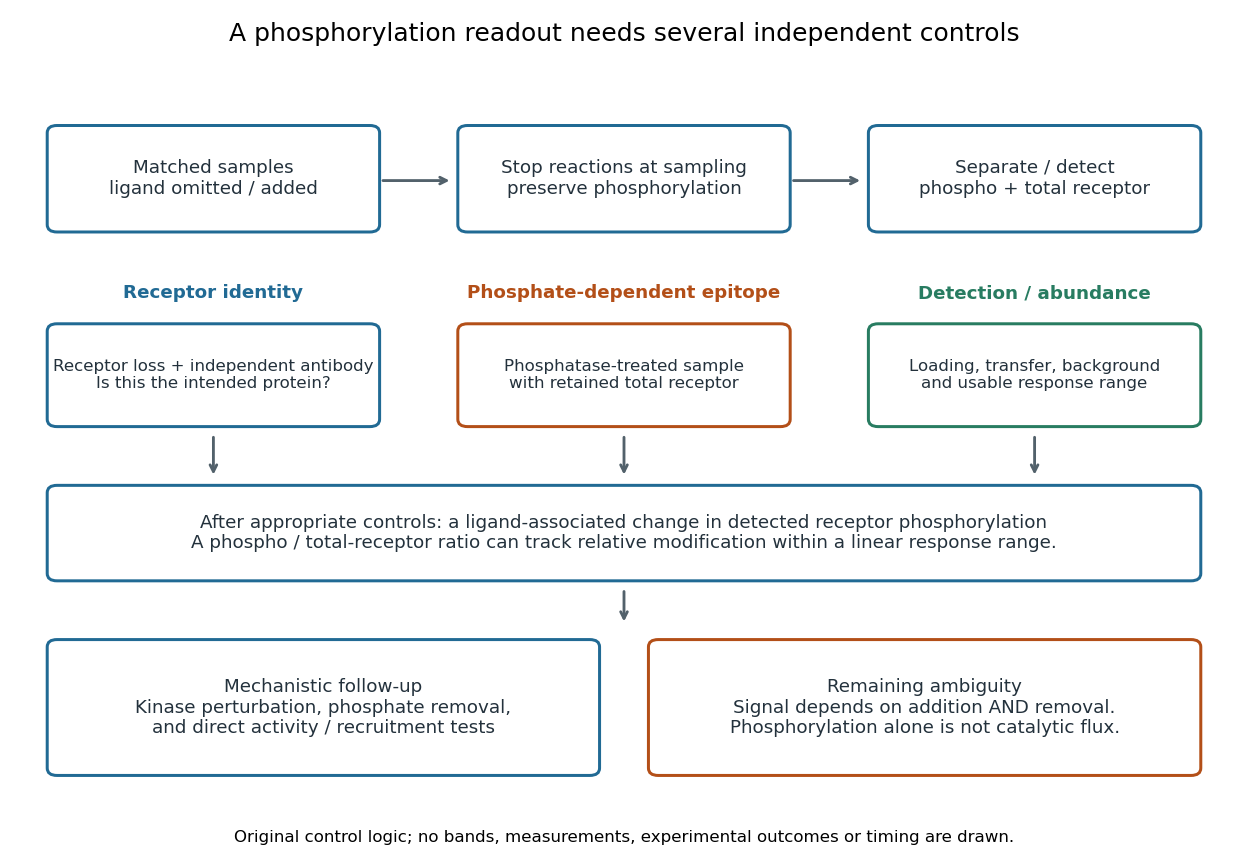

This chart was generated by the following Python code:
"""Draw assay inference and controls; write the matching PNG to the CWD.

Tested with Python 3.14.4, Matplotlib 3.10.7 and NumPy 2.3.5.
This is a reasoning diagram, not a blot image or a measured time course.
"""

from pathlib import Path

import matplotlib

matplotlib.use("Agg")
import matplotlib.pyplot as plt
from matplotlib.patches import FancyBboxPatch


def box(ax, x, y, width, height, text, color="#216a94", size=11):
    ax.add_patch(FancyBboxPatch((x, y), width, height, boxstyle="round,pad=0.10",
                               edgecolor=color, facecolor="white", lw=1.8))
    ax.text(x + width / 2, y + height / 2, text, ha="center", va="center", fontsize=size, color="#23313c")


def arrow(ax, start, end):
    ax.annotate("", end, start, arrowprops={"arrowstyle": "->", "lw": 1.7, "color": "#52616b"})


def main():
    fig, ax = plt.subplots(figsize=(10.4, 7.2))
    fig.patch.set_facecolor("white")
    fig.subplots_adjust(left=0.03, right=0.97, top=0.91, bottom=0.06)
    ax.set(xlim=(0, 12), ylim=(0, 10))
    ax.axis("off")
    fig.suptitle("A phosphorylation readout needs several independent controls", y=0.975, fontsize=15)
    box(ax, 0.2, 8.0, 3.2, 1.25, "Matched samples\nligand omitted / added")
    box(ax, 4.4, 8.0, 3.2, 1.25, "Stop reactions at sampling\npreserve phosphorylation")
    box(ax, 8.6, 8.0, 3.2, 1.25, "Separate / detect\nphospho + total receptor")
    arrow(ax, (3.5, 8.6), (4.25, 8.6))
    arrow(ax, (7.7, 8.6), (8.45, 8.6))
    controls = [
        (0.2, "Receptor identity", "Receptor loss + independent antibody\nIs this the intended protein?", "#216a94"),
        (4.4, "Phosphate-dependent epitope", "Phosphatase-treated sample\nwith retained total receptor", "#b34f18"),
        (8.6, "Detection / abundance", "Loading, transfer, background\nand usable response range", "#287c61"),
    ]
    for x, title, text, color in controls:
        ax.text(x + 1.6, 7.0, title, ha="center", fontsize=11, weight="bold", color=color)
        box(ax, x, 5.35, 3.2, 1.2, text, color, 10)
        arrow(ax, (x + 1.6, 5.15), (x + 1.6, 4.55))
    box(ax, 0.2, 3.25, 11.6, 1.1,
        "After appropriate controls: a ligand-associated change in detected receptor phosphorylation\nA phospho / total-receptor ratio can track relative modification within a linear response range.", size=11)
    arrow(ax, (6.0, 3.05), (6.0, 2.55))
    box(ax, 0.2, 0.6, 5.45, 1.65, "Mechanistic follow-up\nKinase perturbation, phosphate removal,\nand direct activity / recruitment tests", "#216a94", 11)
    box(ax, 6.35, 0.6, 5.45, 1.65, "Remaining ambiguity\nSignal depends on addition AND removal.\nPhosphorylation alone is not catalytic flux.", "#b34f18", 11)
    fig.text(0.5, 0.025, "Original control logic; no bands, measurements, experimental outcomes or timing are drawn.", ha="center", fontsize=10)
    output = Path.cwd() / (Path(__file__).stem + ".png")
    fig.savefig(output, dpi=120, facecolor="white", transparent=False)
    plt.close(fig)
    print(output.name)


if __name__ == "__main__":
    main()
